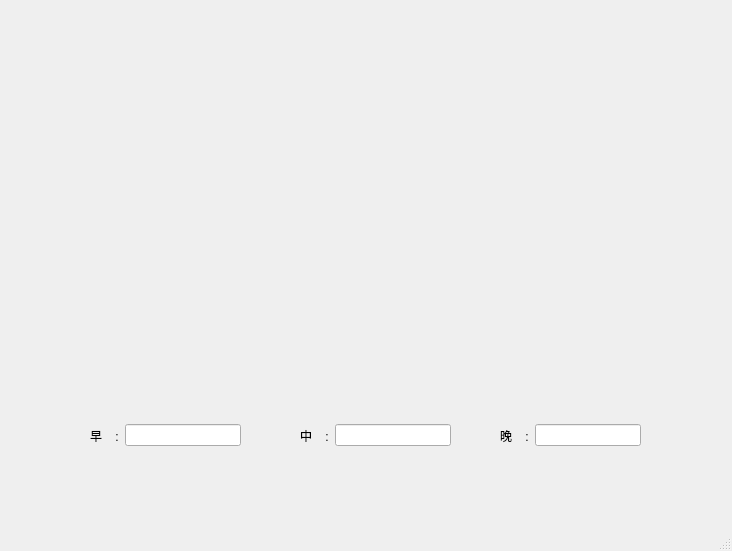
<?xml version="1.0" encoding="UTF-8"?>
<ui version="4.0">
 <class>MainWindow</class>
 <widget class="QMainWindow" name="MainWindow">
  <property name="geometry">
   <rect>
    <x>0</x>
    <y>0</y>
    <width>732</width>
    <height>551</height>
   </rect>
  </property>
  <property name="windowTitle">
   <string>MainWindow</string>
  </property>
  <widget class="QWidget" name="centralwidget">
   <widget class="QLabel" name="l_histogram">
    <property name="geometry">
     <rect>
      <x>60</x>
      <y>10</y>
      <width>611</width>
      <height>371</height>
     </rect>
    </property>
    <property name="text">
     <string/>
    </property>
   </widget>
   <widget class="QWidget" name="horizontalLayoutWidget">
    <property name="geometry">
     <rect>
      <x>90</x>
      <y>400</y>
      <width>151</width>
      <height>71</height>
     </rect>
    </property>
    <layout class="QHBoxLayout" name="horizontalLayout">
     <item>
      <widget class="QLabel" name="label">
       <property name="text">
        <string>早    :</string>
       </property>
      </widget>
     </item>
     <item>
      <widget class="QLineEdit" name="morning"/>
     </item>
    </layout>
   </widget>
   <widget class="QWidget" name="horizontalLayoutWidget_2">
    <property name="geometry">
     <rect>
      <x>300</x>
      <y>400</y>
      <width>151</width>
      <height>71</height>
     </rect>
    </property>
    <layout class="QHBoxLayout" name="horizontalLayout_2">
     <item>
      <widget class="QLabel" name="label_2">
       <property name="text">
        <string>中    :</string>
       </property>
      </widget>
     </item>
     <item>
      <widget class="QLineEdit" name="afternoon"/>
     </item>
    </layout>
   </widget>
   <widget class="QWidget" name="horizontalLayoutWidget_3">
    <property name="geometry">
     <rect>
      <x>500</x>
      <y>400</y>
      <width>141</width>
      <height>71</height>
     </rect>
    </property>
    <layout class="QHBoxLayout" name="horizontalLayout_3">
     <item>
      <widget class="QLabel" name="label_3">
       <property name="text">
        <string>晚    :</string>
       </property>
      </widget>
     </item>
     <item>
      <widget class="QLineEdit" name="evening"/>
     </item>
    </layout>
   </widget>
  </widget>
  <widget class="QMenuBar" name="menubar">
   <property name="geometry">
    <rect>
     <x>0</x>
     <y>0</y>
     <width>732</width>
     <height>26</height>
    </rect>
   </property>
  </widget>
  <widget class="QStatusBar" name="statusbar"/>
 </widget>
 <resources/>
 <connections/>
</ui>
